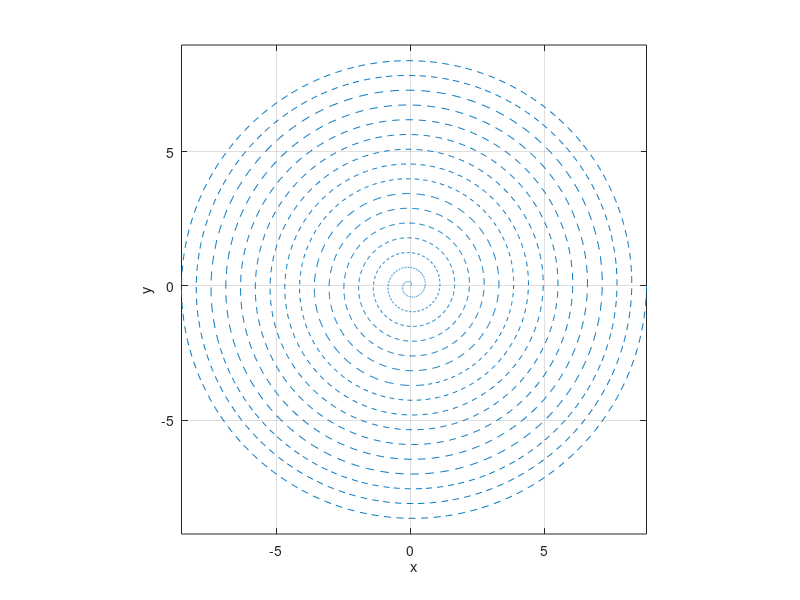

MATLAB code to generate this figure: (Note: this script raises an error after producing the figure.)
clc;close all;clear
warning off
luoju=55e-2; % 螺距
k=luoju/2/pi; % 螺线方程的系数 r=k theta
L1=341e-2;
D1=L1-27.5e-2*2; % 龙头把手两个孔之间的距离
L2=220e-2;
D2=L2-27.5e-2*2; % 其他凳子把手两个孔之间的距离

%% 先画出部分螺线
theta=16*2*pi:-0.01:0*pi;
r=k*theta;
x=r.*cos(theta);
y=r.*sin(theta);
figure(1)
set(gcf,'Position',[200 200 600 600]);
plot(x,y,'--')
axis equal
grid on
xlabel('x')
ylabel('y')
hold on
% 第一步，先确定300s内，龙头第一个把手的位置演化
mydtheta=@(t,theta)-1./(k*sqrt(1+theta.^2));
theta0=57.032076651015522; % 初始位置时候的角度,我们假设从300秒开始出发，这个角度是一问里面第300秒处的头把手的角度数据！
dt=0.25; % 时间步长
flag=0;
step=0;

N=223; % 龙头+龙身+龙尾总的个数
X=nan*zeros(N+1,3); % 记录每个把手点在一个时间区间内的值
Y=nan*zeros(N+1,3); % 每一行代表每个凳子的前把手孔的位置在各个时间点处的值,因为尾部还有一个孔，所以一共223+1个，所以X和Y对应223+1行
Theta=nan*zeros(N+1,3); % 记录每个孔在时间区间的位置对应的角度theta（这为了求速度的）
Theta(1,3)=theta0; % 这是头把手初始时刻(t=300)已知的角度值

while flag==0 % 如果flag=0，说明一直没有接触，可以继续往前进
    step=step+1;
    X(:,1)=X(:,3);
    Y(:,1)=Y(:,3);
    Theta(:,1)=Theta(:,3); % 开始下一时间步之前，把当前时间区间末尾处的各个把手位移值当作下一个区间开始的数据，所以进行这样的赋值
    tspan=[0,dt/2,dt]; % 求解下一个步长下的位置点
    [tt,theta]=ode45(mydtheta,tspan,Theta(1,1)); % 龙格库塔法求解
    X1=k*theta.*cos(theta);
    Y1=k*theta.*sin(theta); % 下一个时刻，头部把手所在位置坐标
%     for i=1:10:length(theta)
%         title({['t=',num2str(tt(i))],'','头部第一个把手中心的轨迹'})
%         plot(X1(i),Y1(i),'r.','MarkerSize',10)
%         drawnow
%     end
%     hwait=waitbar(0,'计算开始...')
    %% 第二步,确定每个时间点下，头部凳子的后面一个孔（也要在螺线上）,以及龙身和龙尾凳子各个孔所在位置(都要在螺线上）
    X(1,:)=X1;
    Y(1,:)=Y1;% 第一行已知了，上面ode45求得的头部第一个把手位置数据
    Theta(1,:)=theta; % 第一行已知了，第一个把手的角度数据，上面求了
    for j=2:length(tt)
        for i=2:N+1 % 在下一个时间点下,求出此时各个把手孔的位置信息
            d=D1*(i<=2)+D2*(i>2); % 分辨下是第一个凳子还是其他凳子，孔之间的距离不一样！
            thetaij=solve_theta(luoju,X(i-1,j),Y(i-1,j),Theta(i-1,j),d); % 子函数求解下一个孔的角度值
            if thetaij>16*2*pi % 如果下一个孔的角度超出了初始位置咋办？不记录！
                Theta(i,j)=nan;
                X(i,j)=nan;
                Y(i,j)=nan;
                break;
            else
                Theta(i,j)=thetaij;
                X(i,j)=k*thetaij*cos(thetaij);
                Y(i,j)=k*thetaij*sin(thetaij);
            end
%             waitbar(((j-1)*N+i)/(length(tt)*N),hwait,'已经完成...')
        end
    end
    hp=plot(X(:,end),Y(:,end),'k-','LineWidth',1.2,'Marker','o','MarkerSize',6,'MarkerFaceColor','r'); % 更新下此时的龙
    title({['t=',num2str(300+step*dt)],'','继续盘入，轨迹'})
    drawnow
    % 以上，计算完成了下一个时间点下，各个位置点 下面要判断是否接触
    for i=1:N
        x_1=X(i,2);x_2=X(i+1,2);
        y_1=Y(i,2);y_2=Y(i+1,2); % 意思是，对于第一块板，先确定此时两个孔的坐标
        theta_1=Theta(i,2);
        theta_2=Theta(i+1,2);  % 分别是这两个孔的角度
        if isnan(theta_2) % 如果判断到了初始盘入点，剩余的点就不用判断了
            break;
        end
        index1=find((theta_1+2*pi-Theta(:,2))>0); % 从外面一层里面找
        index1=index1(end-2:end); % 找到距离前把手最近的外面一层的三个点的指标
        index2=find(Theta(:,2)-(theta_2+2*pi)>0); 
        if isempty(index2)
            break; % 如果到达了盘入口附近，直接不用判断了，开始下一个时刻位置更新
        else
            index2=index2(1:min(3,length(index2)));     % 找到距离后把手最近的外面一层的三个点的指标 (可能找不到三个点，因为快到初始盘入点时，上面找不到三个最近点了）
        end
        index_i=index1(1):index2(end); % 这是当前全部要考虑的外面一层的把手点的位置指标,从小往大（逆时针排布)
        n=10;m=20; % 板的均匀离散点数量,太密精度高但是运算慢
        for kk=1:length(index_i)-1 % 开始判断第i块板是否与临近的几块板接触
            X2_1=[X(index_i(kk),2);Y(index_i(kk),2)]; % 这是第index_i(kk)把手点所在坐标
            X2_2=[X(index_i(kk+1),2);Y(index_i(kk+1),2)]; % 这是第index_i(kk+1)把手点所在坐标，它两形成第二个长方形，下面就是要判断第i块板是否与这个玩意相交
            panduan=find_if_intersect(L1*(i<=1)+L2*(i>1),[x_1;y_1],[x_2;y_2],L2,X2_1,X2_2,n,m); % 调用子函数，判断是否相交，如果是，返回非空集合panduan，若没有相交，panduan为空集
            if ~isempty(panduan)
                flag=1; % 如果任何一个有相交，设置flag为1,不用再判断了
                break;
            end
        end
        if flag==1  % 如果判断哪一块有接触，直接不用继续下一个时刻了，这个时刻就是最大盘入时刻
            break;
        end
    end
    
    step
    delete(hp)
%     close(hwait)
end
%% 这是把最后一个时间步下的龙的位置更新
hp=plot(X(:,end),Y(:,end),'k-','LineWidth',1.2,'Marker','o','MarkerSize',6,'MarkerFaceColor','r'); % 更新下此时的龙
title({['t=',num2str(300+step*dt)],'','继续盘入，轨迹'})
drawnow
% 显然，此时的位置坐标就在X(:,end) Y(:end))
%% 下面来求解速度数据(有各个孔的角度数据Theta，速度数据可以用数值差分方法
% V=zeros(N+1,1); % 每一行对应一个孔的速度在最后停下来时刻上的值
V=-k*sqrt(1+Theta(:,end).^2).*(Theta(:,end)-Theta(:,end-1))/(dt/2); % 用后向差分求导数,获取最后一个时间步停止时的速度数据
% 不明白为什么这样求导的，去看我的推文：https://mp.weixin.qq.com/s/rI9B-VHT9i2jA28CN7oFMQ 
% 下面验证一下第一个孔位置的速度是不是1，也就是V矩阵的第一行的值
figure
plot(V,'b-','LineWidth',1.3)
ylim([0 1.1])
xlabel('时间')
ylabel('头把手的速度')
title('验证数值计算得到的速度')
text(100,0.6,'')

%% 到此，我们得到了不能再盘入时刻，各个把手的坐标，存储在X(:,end)和Y(:,end)里面，速度数据在V里面，可以自己填表(参考code1那里）
%% 输出到 Excel 文件
filename = 'result2_test.xlsx';

% 创建表头
headers = {'横坐标x (m)', '纵坐标y (m)', '速度 (m/s)'};
writecell(headers, filename, 'Sheet', 1, 'Range', 'B1:D1');

% 创建行名
row_names = {'龙头';};
for i = 1:221
    row_names{end+1} = ['第', num2str(i), '节龙身'];
end

row_names{end+1} = ['龙尾'];
row_names{end+1} = ['龙尾（后）'];


% 写入行名
writecell(row_names', filename, 'Sheet', 1, 'Range', 'A2:A225');

%% 定义子函数：用来求解螺线上任意一个孔所在点坐标知道的情况下，如何求下一个孔所在位置
function theta=solve_theta(luoju,x1,y1,theta1,d) % 知道等距螺线上任意一点x1,y1,求在这同一条螺线上且与(x1,y1)这点相距为d的点的角度,要求这个角度一定要大于(x1,y1)这点的角度theta1
k=luoju/2/pi;
fun=@(theta)(k*theta.*cos(theta)-x1).^2+(k*theta.*sin(theta)-y1).^2-d^2;% 利用距离
q=0.01;
options = optimoptions('fsolve','Display','off'); % 不提示结果
theta=fsolve(fun,theta1+q,options); % 以前一个孔对应的角度值为基准进行非线性方程求零点，为什么加0.1？很简单，不想找比它还小的角度
while theta<=theta1 || abs(k*theta-k*theta1)>luoju/2 % 如果求解得到的角度比前面的孔对应的角度还小，或者新求出的孔与前一个孔不在一条螺线（在其他螺线）
    q=q+0.1;
    theta=fsolve(fun,theta+q,options); % 重新求一个角度
end % 直到满足：这个点与前面孔在一条螺线，且这个点角度比前面孔的角度大!
end